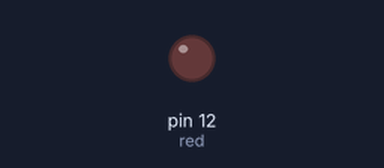
The sketch below on a simulated Arduino Uno, built with avr-gcc and run on an emulated ATmega328P. Shown: output pins drawn as LEDs (lit = HIGH).

Above: at 1.2 s.
At 8.4 s:
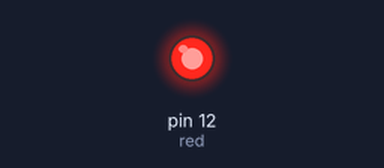
Timing chart, 0 to 8.7 s (numbered marks = the images above):
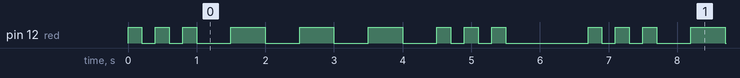

Measured:
- by itself, pin 12 (red): repeats every 6.7 s: 2 × (LOW 0.20 s, HIGH 0.20 s), 3 × (LOW 0.50 s, HIGH 0.50 s), LOW 0.50 s, 2 × (HIGH 0.20 s, LOW 0.20 s), HIGH 0.20 s, LOW 1.2 s, HIGH 0.20 s
- by itself, everything shown: repeats every 6.7 s, in 18 steps

The sketch:

sketch_jun2.ino
```cpp
int red = 12;
void setup() {
  // put your setup code here, to run once:
  pinMode(red, OUTPUT);
}

void loop() {
  // put your main code here, to run repeatedly:
  flash(200); flash(200); flash(200); //S
  delay(300);
  flash(500); flash(500); flash(500); // O
  flash(200); flash(200); flash(200); //S
  delay(1000);
}
void flash(int duration){
  digitalWrite(red, HIGH);
  delay(duration);
  digitalWrite(red, LOW);
  delay(duration);
}
```
